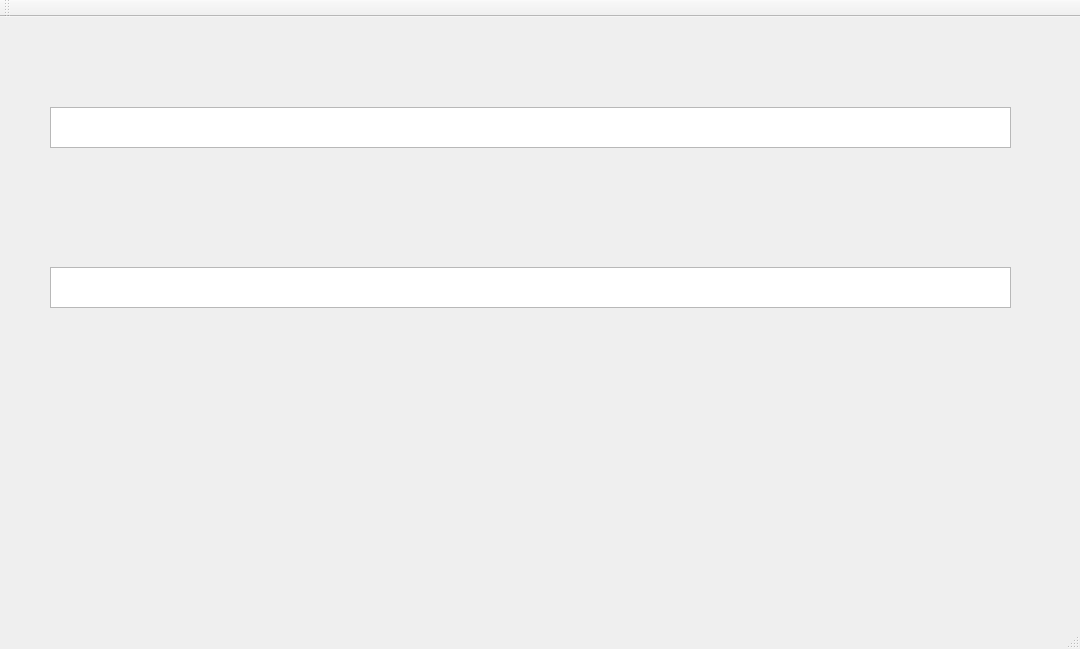
<?xml version="1.0" encoding="UTF-8"?>
<ui version="4.0">
 <class>MainWindow</class>
 <widget class="QMainWindow" name="MainWindow">
  <property name="geometry">
   <rect>
    <x>0</x>
    <y>0</y>
    <width>1080</width>
    <height>649</height>
   </rect>
  </property>
  <property name="windowTitle">
   <string>MainWindow</string>
  </property>
  <widget class="QWidget" name="centralWidget">
   <widget class="QTextBrowser" name="textBrowser">
    <property name="geometry">
     <rect>
      <x>50</x>
      <y>90</y>
      <width>961</width>
      <height>41</height>
     </rect>
    </property>
   </widget>
   <widget class="QTextEdit" name="textEdit">
    <property name="geometry">
     <rect>
      <x>50</x>
      <y>250</y>
      <width>961</width>
      <height>41</height>
     </rect>
    </property>
   </widget>
  </widget>
  <widget class="QMenuBar" name="menuBar">
   <property name="geometry">
    <rect>
     <x>0</x>
     <y>0</y>
     <width>1080</width>
     <height>21</height>
    </rect>
   </property>
  </widget>
  <widget class="QToolBar" name="mainToolBar">
   <attribute name="toolBarArea">
    <enum>TopToolBarArea</enum>
   </attribute>
   <attribute name="toolBarBreak">
    <bool>false</bool>
   </attribute>
  </widget>
  <widget class="QStatusBar" name="statusBar"/>
 </widget>
 <layoutdefault spacing="6" margin="11"/>
 <resources/>
 <connections/>
</ui>
